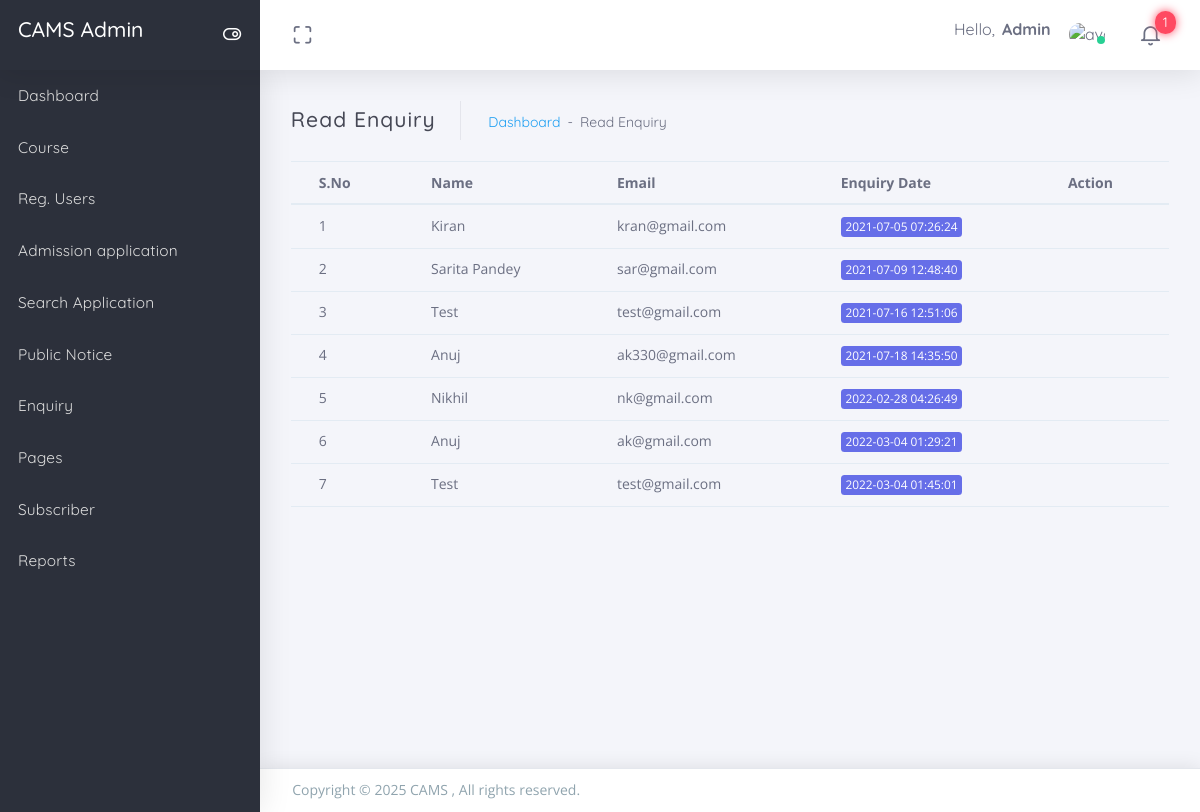
The app's page /uams/admin/readenq.php (signed in) with its own data.
### tables this page shows
CREATE TABLE `tblcontact` (
  `ID` int(10) NOT NULL,
  `Name` varchar(200) DEFAULT NULL,
  `Email` varchar(200) DEFAULT NULL,
  `PhoneNumber` bigint(10) DEFAULT NULL,
  `Message` mediumtext DEFAULT NULL,
  `EnquiryDate` timestamp NOT NULL DEFAULT current_timestamp(),
  `IsRead` int(5) DEFAULT NULL
);

### uams/admin/readenq.php (the view, shortened to what this page needs)
<?php
include('includes/dbconnection.php');
if (strlen($_SESSION['aid']==0)) {
  header('location:logout.php');
  } else{
?>
<!DOCTYPE html>
<html class="loading" lang="en" data-textdirection="ltr">
<head>
  <link href="https://maxcdn.icons8.com/fonts/line-awesome/1.1/css/line-awesome.min.css"
  rel="stylesheet">
</head>
<body class="vertical-layout vertical-menu-modern 2-columns   menu-expanded fixed-navbar"
data-open="click" data-menu="vertical-menu-modern" data-col="2-columns">
<?php include('includes/header.php');?>
<?php include('includes/leftbar.php');?>
  <div class="app-content content">
    <div class="content-wrapper">
      <div class="content-header row">
        <div class="content-header-left col-md-6 col-12 mb-2 breadcrumb-new">
          <h3 class="content-header-title mb-0 d-inline-block">
           Read Enquiry
          </h3>
          <div class="row breadcrumbs-top d-inline-block">
            <div class="breadcrumb-wrapper col-12">
              <ol class="breadcrumb">
                <li class="breadcrumb-item"><a href="dashboard.php">Dashboard</a>
                </li>
                <li class="breadcrumb-item active">Read Enquiry
                </li>
              </ol>
            </div>
          </div>
        </div>
      </div>
      <div class="content-body">
<table class="table mb-0">
 <thead>
             <tr>
                   <th>S.No</th>
                   <th>Name</th>
                    <th>Email</th>
                    <th>Enquiry Date</th>
                     <th>Action</th>
                  </tr>
              </thead>
               <?php
$ret=mysqli_query($con,"select * from tblcontact where IsRead='1'");
$cnt=1;
while ($row=mysqli_fetch_array($ret)) {
?>
               <tr class="gradeX">
                 <td><?php echo $cnt;?></td>
                  <td><?php  echo $row['Name'];?></td>
                                        <td><?php  echo $row['Email'];?></td>
                                        <td>
                                            <span class="badge badge-primary"><?php echo $row['EnquiryDate'];?></span>
                                        </td>
                                         <td><a href="view-enquiry.php?viewid=<?php echo $row['ID'];?>"><i class="la la-eye" aria-hidden="true"></i></a></td>
                </tr>
         <?php
$cnt++;
       } ?>
</table>
</div>
      </div>
      </div>
<?php include('includes/footer.php');?>
</body>
</html>
<?php  } ?>

### uams/admin/includes/header.php (shortened to what this page needs)
  <link rel="stylesheet" type="text/css" href="../app-assets/css/vendors.css">
  <link rel="stylesheet" type="text/css" href="../app-assets/css/app.css">
  <link rel="stylesheet" type="text/css" href="../app-assets/css/core/menu/menu-types/vertical-menu-modern.css">
  <link rel="stylesheet" type="text/css" href="../app-assets/css/core/colors/palette-gradient.css">
  <link rel="stylesheet" type="text/css" href="../app-assets/css/plugins/forms/extended/form-extended.css">
<nav class="header-navbar navbar-expand-md navbar navbar-with-menu navbar-without-dd-arrow fixed-top navbar-semi-dark navbar-shadow">
    <div class="navbar-wrapper">
      <div class="navbar-header">
        <ul class="nav navbar-nav flex-row">
          <li class="nav-item mr-auto">
            <a class="navbar-brand" href="dashboard.php">
              <h3 class="brand-text">CAMS Admin</h3>
            </a>
          </li>
          <li class="nav-item d-none d-md-block float-right"><a class="nav-link modern-nav-toggle pr-0" data-toggle="collapse"><i class="toggle-icon ft-toggle-right font-medium-3 white" data-ticon="ft-toggle-right"></i></a></li>
        </ul>
      </div>
      <div class="navbar-container content">
        <div class="collapse navbar-collapse" id="navbar-mobile">
          <ul class="nav navbar-nav mr-auto float-left">
            <li class="nav-item d-none d-md-block"><a class="nav-link nav-link-expand" href="#"><i class="ficon ft-maximize"></i></a></li>
          </ul>
          <ul class="nav navbar-nav float-right">
            <li class="dropdown dropdown-user nav-item">
              <a class="dropdown-toggle nav-link dropdown-user-link" href="#" data-toggle="dropdown">
                <span class="mr-1">Hello,
                  <?php
$admid=$_SESSION['aid'];
$ret=mysqli_query($con,"select AdminName from tbladmin where ID='$admid'");
$row=mysqli_fetch_array($ret);
$name=$row['AdminName'];
?>
                  <span class="user-name text-bold-700" ><?php echo $name; ?></span>
                </span>
                <span class="avatar avatar-online">
                  <img src="app-assets/images/user.png" alt="avatar"><i></i></span>
              </a>
            </li>
<?php $qury=mysqli_query($con,"SELECT  tbladmapplications.ID as appid,tbluser.FirstName,tbladmapplications.CourseApplieddate from tbladmapplications join tbluser on tbluser.ID=tbladmapplications.UserId where tbladmapplications.AdminStatus is null");
$num=mysqli_num_rows($qury);
?>
 <li class="dropdown dropdown-notification nav-item">
              <a class="nav-link nav-link-label" href="#" data-toggle="dropdown"><i class="ficon ft-bell"></i>
                <span class="badge badge-pill badge-default badge-danger badge-default badge-up badge-glow">
                  <?php echo $num;?></span>
              </a>
            </li>
          </ul>
        </div>
      </div>
    </div>
  </nav>

### uams/app-assets/css/core/menu/menu-types/vertical-menu-modern.css (style rules this page uses)
body.vertical-layout.vertical-menu-modern .navbar .navbar-brand { white-space: nowrap; }
body.vertical-layout.vertical-menu-modern.menu-expanded .navbar .navbar-header { float: left; width: 260px; }
body.vertical-layout.vertical-menu-modern.menu-expanded .navbar .navbar-container { margin-left: 260px; }
body.vertical-layout.vertical-menu-modern.menu-expanded .navbar .navbar-brand .brand-text { animation: 0.3s cubic-bezier(0.25, 0.8, 0.25, 1) 0s normal forwards 1 fadein; }
body.vertical-layout.vertical-menu-modern.menu-expanded .content, body.vertical-layout.vertical-menu-modern.menu-expanded .footer { margin-left: 260px; }

### records on screen
tblcontact: Name "Kiran", Email "kran@gmail.com", EnquiryDate "2021-07-05 07:26:24"
tblcontact: Name "Sarita Pandey", Email "sar@gmail.com", EnquiryDate "2021-07-09 12:48:40"
tblcontact: Name "Test", Email "test@gmail.com", EnquiryDate "2021-07-16 12:51:06"
tblcontact: Name "Anuj", Email "ak330@gmail.com", EnquiryDate "2021-07-18 14:35:50"
tblcontact: Name "Nikhil", Email "nk@gmail.com", EnquiryDate "2022-02-28 04:26:49"
tblcontact: Name "Anuj", Email "ak@gmail.com", EnquiryDate "2022-03-04 01:29:21"
tblcontact: Name "Test", Email "test@gmail.com", EnquiryDate "2022-03-04 01:45:01"

### other values on screen
$name "Admin"
$num "1"
